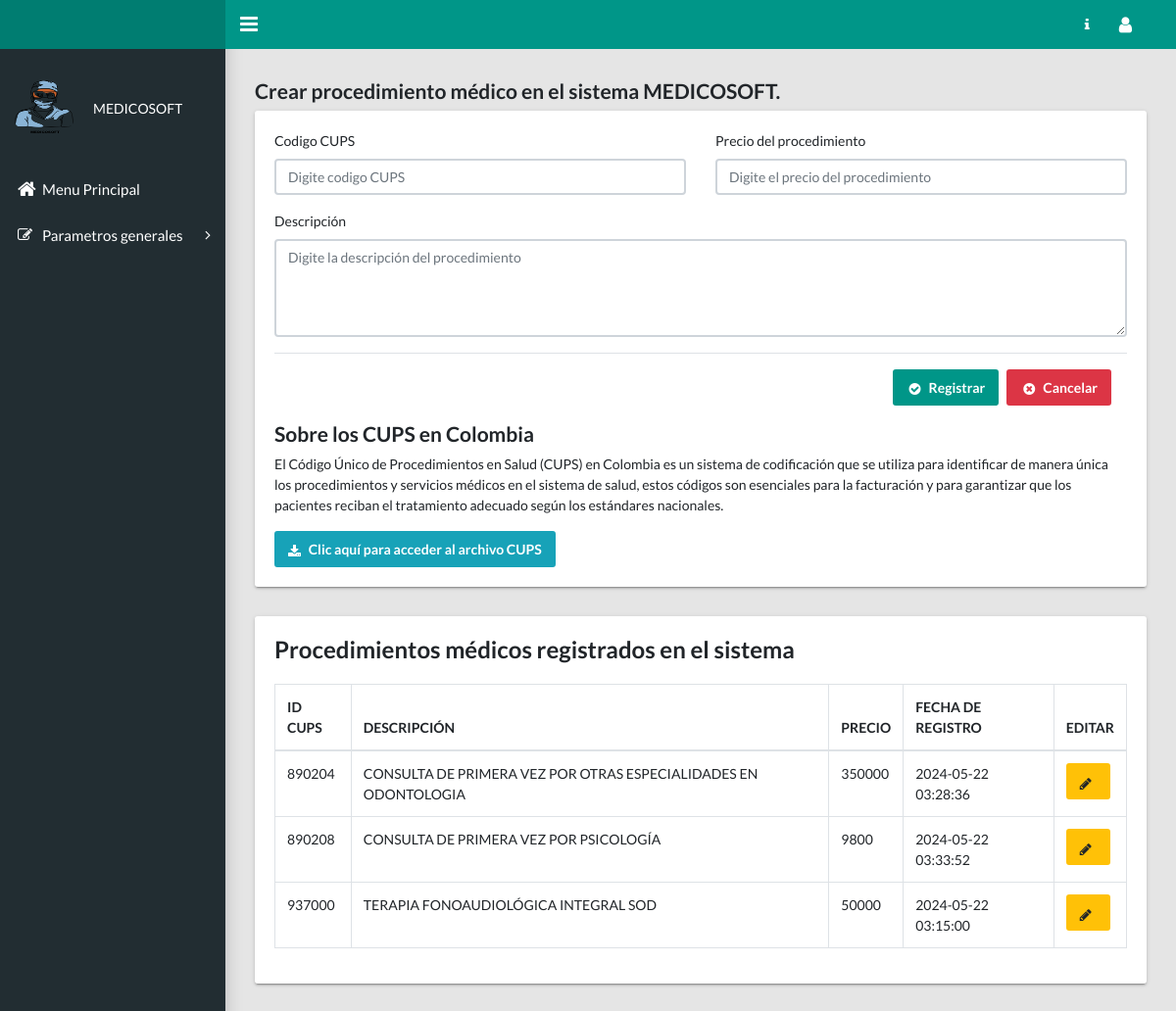
Before: /gestion-procedimientos.php with the older database file.
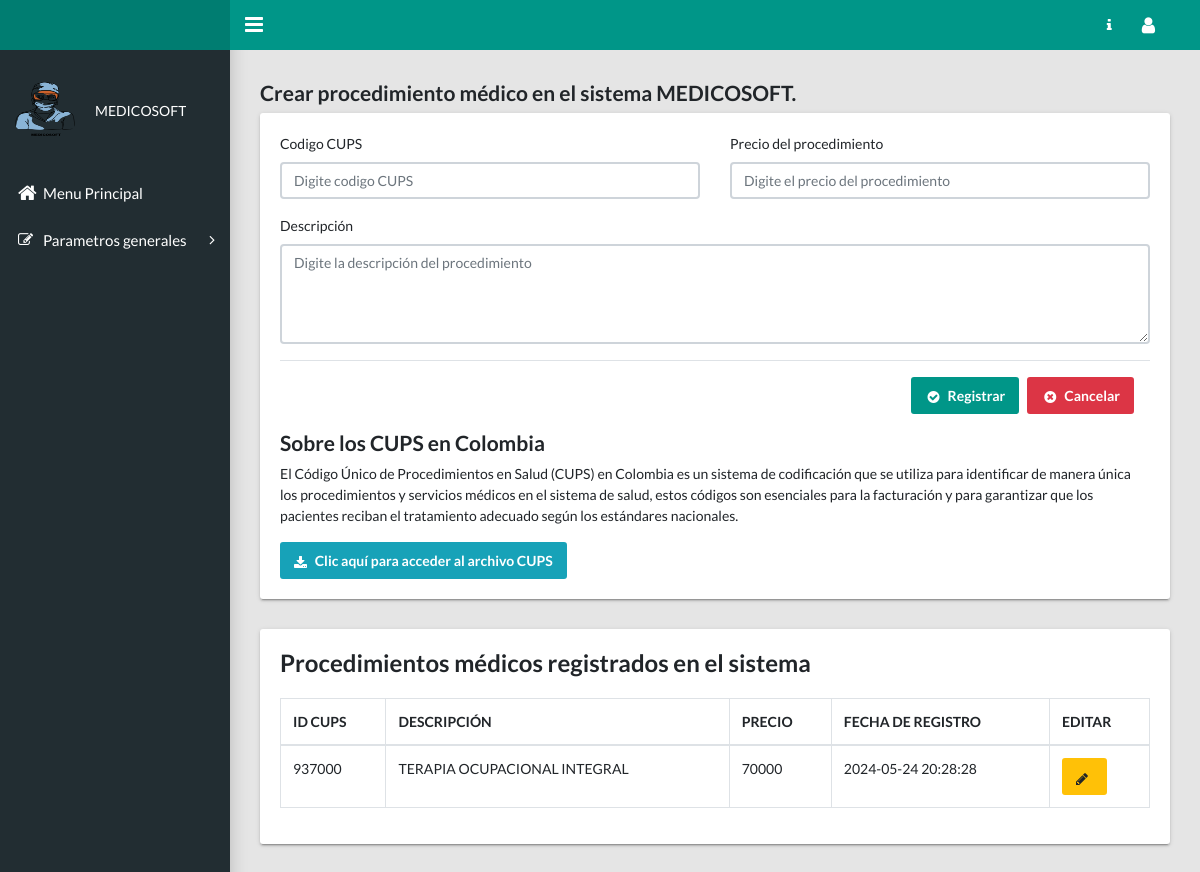
After: the same page with the newer database file.
### tables this page shows
CREATE TABLE `procedimiento` (
  `Id_CUPS` varchar(15) NOT NULL,
  `Nombre` varchar(150) NOT NULL,
  `PrecioProcedimiento` float NOT NULL,
  `FechaRegistro` timestamp NOT NULL DEFAULT current_timestamp() ON UPDATE current_timestamp()
);

### gestion-procedimientos.php (the view, shortened to what the changed rows need)
<?php
require "conexion.php";
?>
<!DOCTYPE html>
<html lang="en">
<head>
    <link rel="stylesheet" type="text/css" href="css/main.css">
    <link rel="stylesheet" type="text/css"
    href="https://maxcdn.bootstrapcdn.com/font-awesome/4.7.0/css/font-awesome.min.css">
    <link rel="stylesheet" type="text/css" href="assets/datatables/datatables.min.css" />
    <link rel="stylesheet" type="text/css"
    href="assets/datatables/DataTables-1.10.18/css/dataTables.bootstrap4.min.css">
</head>
<body class="app sidebar-mini">
    <main class="app-content">
    <div class="row">
        <div class="col-lg-12">
            <div class="tile">
                <div class="tile-body">
                    <table class="table table-hover table-bordered" id="sampleTable">
                        <thead>
                            <tr>
                                <th>ID CUPS</th>
                                <th>DESCRIPCIÓN</th>
                                <th>PRECIO</th>
                                <th>FECHA DE REGISTRO</th>
                                <th>EDITAR</th>
                            </tr>
                        </thead>
                        <tbody>
                            <?php
                            $query = "SELECT * FROM procedimiento";
                            $result_tasks = mysqli_query($mysqli, $query);
                            while ($row = mysqli_fetch_assoc($result_tasks)) { ?>
                                <tr>
                                    <td><?php echo $row['Id_CUPS']; ?></td>
                                    <td><?php echo $row['Nombre']; ?></td>
                                    <td><?php echo $row['PrecioProcedimiento']; ?></td>
                                    <td><?php echo $row['FechaRegistro']; ?></td>
                                    <td>
                                        <a href="editar_procedimiento.php?Id_CUPS=<?php echo $row['Id_CUPS'] ?>" class="btn btn-warning">
                                            <i class="fa fa-pencil" aria-hidden="true"></i>
                                        </a>
                                    </td>
                                </tr>
                            <?php } ?>
                        </tbody>
                    </table>
                </div>
            </div>
        </div>
    </div>
</main>
</body>
</html>

Changed rows visible on the page:
removed procedimiento: Id_CUPS "890204", Nombre "CONSULTA DE PRIMERA VEZ POR OTRAS ESPECIALIDADES EN ODONTOLOGIA", PrecioProcedimiento "350000", FechaRegistro "2024-05-22 03:28:36"
removed procedimiento: Id_CUPS "890208", Nombre "CONSULTA DE PRIMERA VEZ POR PSICOLOGÍA", PrecioProcedimiento "9800", FechaRegistro "2024-05-22 03:33:52"
changed procedimiento id 937000: Nombre "TERAPIA FONOAUDIOLÓGICA INTEGRAL SOD" → "TERAPIA OCUPACIONAL INTEGRAL"; PrecioProcedimiento "50000" → "70000"; FechaRegistro "2024-05-22 03:15:00" → "2024-05-24 20:28:28"
